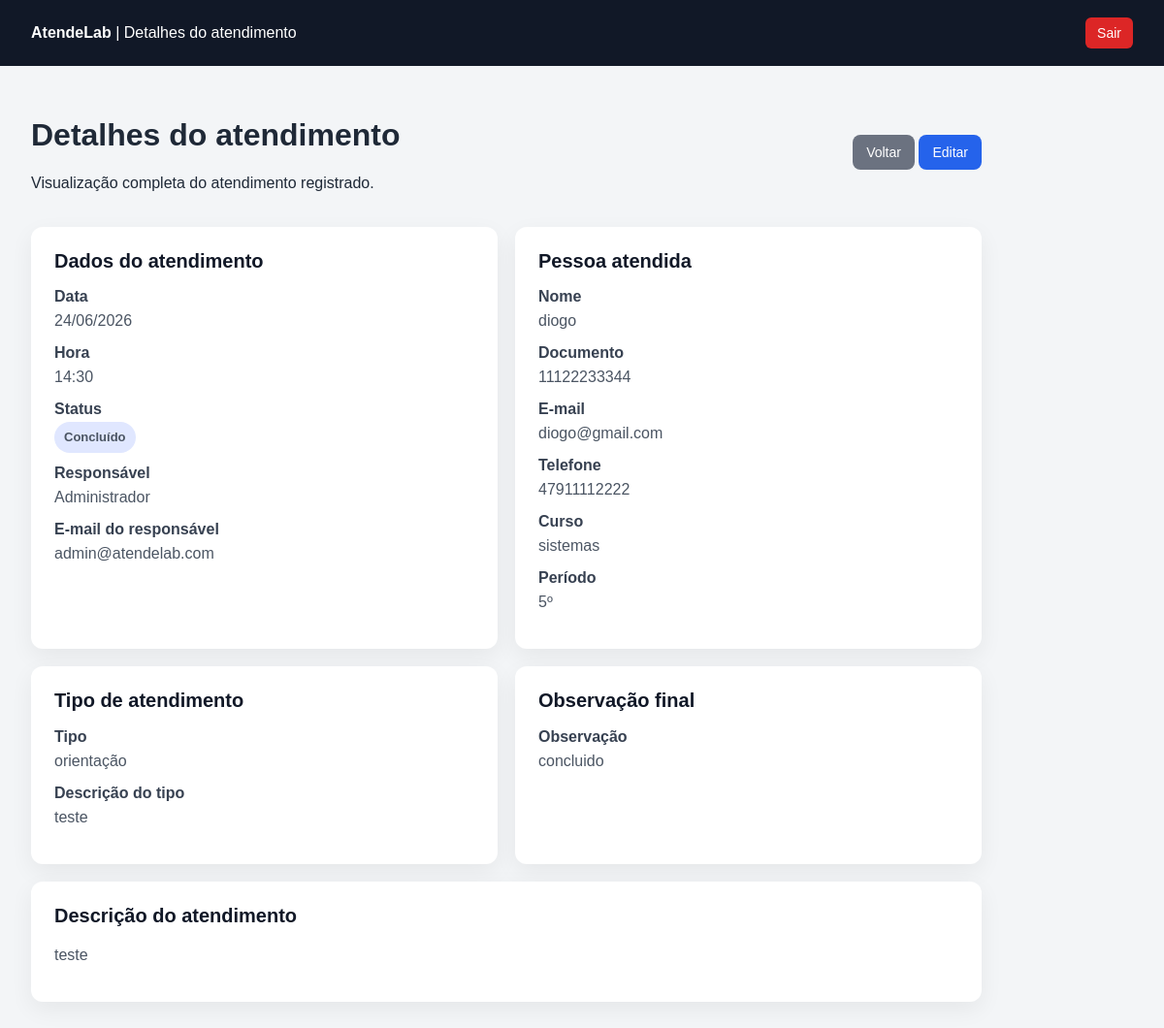
The app's page /atendimentos/visualizar.php?id=3 (signed in) with its own data.
### tables this page shows
CREATE TABLE `atendimentos` (
  `id` int(11) NOT NULL,
  `pessoa_id` int(11) NOT NULL,
  `tipo_atendimento_id` int(11) NOT NULL,
  `usuario_id` int(11) NOT NULL,
  `data_atendimento` date NOT NULL,
  `hora_atendimento` time NOT NULL,
  `descricao` text NOT NULL,
  `observacao` text DEFAULT NULL,
  `status` enum('aberto','em_andamento','concluido') DEFAULT 'aberto',
  `criado_em` timestamp NOT NULL DEFAULT current_timestamp(),
  `horario_atendimento` time DEFAULT NULL,
  `observacao_final` text DEFAULT NULL,
  `atualizado_em` timestamp NOT NULL DEFAULT current_timestamp() ON UPDATE current_timestamp()
);

CREATE TABLE `usuarios` (
  `id` int(11) NOT NULL,
  `nome` varchar(100) NOT NULL,
  `email` varchar(100) NOT NULL,
  `senha` varchar(255) NOT NULL,
  `perfil` enum('admin','aluno','atendente') DEFAULT 'atendente',
  `status` enum('ativo','inativo') DEFAULT 'ativo',
  `criado_em` timestamp NOT NULL DEFAULT current_timestamp(),
  `atualizado_em` timestamp NOT NULL DEFAULT current_timestamp() ON UPDATE current_timestamp()
);

CREATE TABLE `pessoas` (
  `id` int(11) NOT NULL,
  `nome` varchar(150) NOT NULL,
  `documento` varchar(30) NOT NULL,
  `email` varchar(150) NOT NULL,
  `telefone` varchar(20) DEFAULT NULL,
  `curso` varchar(120) DEFAULT NULL,
  `periodo` varchar(20) DEFAULT NULL,
  `status` enum('ativo','inativo') DEFAULT 'ativo',
  `criado_em` timestamp NOT NULL DEFAULT current_timestamp(),
  `observacoes` text DEFAULT NULL,
  `atualizado_em` timestamp NOT NULL DEFAULT current_timestamp() ON UPDATE current_timestamp()
);

CREATE TABLE `tipos_atendimentos` (
  `id` int(11) NOT NULL,
  `nome` varchar(100) NOT NULL,
  `descricao` text DEFAULT NULL,
  `status` enum('ativo','inativo') DEFAULT 'ativo',
  `criado_em` timestamp NOT NULL DEFAULT current_timestamp(),
  `atualizado_em` timestamp NOT NULL DEFAULT current_timestamp() ON UPDATE current_timestamp()
);

### atendimentos/visualizar.php (the view, shortened to what this page needs)
<?php
require_once __DIR__ . '/../config/database.php';
$id = $_GET['id'] ?? null;
$sql = "SELECT
            atendimentos.*,
            pessoas.nome AS pessoa_nome,
            pessoas.documento AS pessoa_documento,
            pessoas.email AS pessoa_email,
            pessoas.telefone AS pessoa_telefone,
            pessoas.curso AS pessoa_curso,
            pessoas.periodo AS pessoa_periodo,
            tipos_atendimentos.nome AS tipo_nome,
            tipos_atendimentos.descricao AS tipo_descricao,
            usuarios.nome AS usuario_nome,
            usuarios.email AS usuario_email
        FROM atendimentos
        INNER JOIN pessoas ON atendimentos.pessoa_id = pessoas.id
        INNER JOIN tipos_atendimentos ON atendimentos.tipo_atendimento_id = tipos_atendimentos.id
        INNER JOIN usuarios ON atendimentos.usuario_id = usuarios.id
        WHERE atendimentos.id = :id
        LIMIT 1";
$stmt = $pdo->prepare($sql);
$stmt->bindParam(':id', $id);
$stmt->execute();
$atendimento = $stmt->fetch(PDO::FETCH_ASSOC);
function formatarStatus($status) {
    if ($status === 'concluido') {
        return 'Concluído';
    }
    return $status;
}
?>
<!DOCTYPE html>
<html lang="pt-br">
<head>
</head>
<body>
<header>
    <div>
        <strong>AtendeLab</strong>
        <span> | Detalhes do atendimento</span>
    </div>
    <a href="../logout.php">Sair</a>
</header>
<main>
    <div class="topo">
        <div>
            <h1>Detalhes do atendimento</h1>
            <p>Visualização completa do atendimento registrado.</p>
        </div>
        <div>
            <a class="btn btn-secundario" href="index.php">Voltar</a>
            <a class="btn" href="editar.php?id=<?php echo $atendimento['id']; ?>">Editar</a>
        </div>
    </div>
    <section class="grid">
        <div class="card">
            <h2>Dados do atendimento</h2>
            <div class="linha">
                <strong>Data</strong>
                <span><?php echo date('d/m/Y', strtotime($atendimento['data_atendimento'])); ?></span>
            </div>
            <div class="linha">
                <strong>Hora</strong>
                <span><?php echo substr($atendimento['hora_atendimento'], 0, 5); ?></span>
            </div>
            <div class="linha">
                <strong>Status</strong>
                <span class="status"><?php echo formatarStatus($atendimento['status']); ?></span>
            </div>
            <div class="linha">
                <strong>Responsável</strong>
                <span><?php echo htmlspecialchars($atendimento['usuario_nome']); ?></span>
            </div>
            <div class="linha">
                <strong>E-mail do responsável</strong>
                <span><?php echo htmlspecialchars($atendimento['usuario_email']); ?></span>
            </div>
        </div>
        <div class="card">
            <h2>Pessoa atendida</h2>
            <div class="linha">
                <strong>Nome</strong>
                <span><?php echo htmlspecialchars($atendimento['pessoa_nome']); ?></span>
            </div>
            <div class="linha">
                <strong>Documento</strong>
                <span><?php echo htmlspecialchars($atendimento['pessoa_documento']); ?></span>
            </div>
            <div class="linha">
                <strong>E-mail</strong>
                <span><?php echo htmlspecialchars($atendimento['pessoa_email']); ?></span>
            </div>
            <div class="linha">
                <strong>Telefone</strong>
                <span><?php echo htmlspecialchars($atendimento['pessoa_telefone']); ?></span>
            </div>
            <div class="linha">
                <strong>Curso</strong>
                <span><?php echo htmlspecialchars($atendimento['pessoa_curso']); ?></span>
            </div>
            <div class="linha">
                <strong>Período</strong>
                <span><?php echo htmlspecialchars($atendimento['pessoa_periodo']); ?></span>
            </div>
        </div>
        <div class="card">
            <h2>Tipo de atendimento</h2>
            <div class="linha">
                <strong>Tipo</strong>
                <span><?php echo htmlspecialchars($atendimento['tipo_nome']); ?></span>
            </div>
            <div class="linha">
                <strong>Descrição do tipo</strong>
                <p><?php echo htmlspecialchars($atendimento['tipo_descricao']); ?></p>
            </div>
        </div>
        <div class="card">
            <h2>Observação final</h2>
            <div class="linha">
                <strong>Observação</strong>
                <p>
                    <?php
                        echo $atendimento['observacao']
                            ? htmlspecialchars($atendimento['observacao'])
                            : 'Nenhuma observação final registrada.';
                    ?>
                </p>
            </div>
        </div>
        <div class="card card-full">
            <h2>Descrição do atendimento</h2>
            <div class="linha">
                <p><?php echo htmlspecialchars($atendimento['descricao']); ?></p>
            </div>
        </div>
    </section>
</main>
</body>
</html>

### atendimentos/visualizar.php (style rules this page uses)
body { margin: 0; font-family: Arial, sans-serif; background: #f3f5f7; color: #1f2937; }
header { background: #111827; color: #ffffff; padding: 18px 32px; display: flex; justify-content: space-between; align-items: center; }
header a { color: #ffffff; text-decoration: none; background: #dc2626; padding: 8px 12px; border-radius: 6px; font-size: 14px; }
main { padding: 32px; max-width: 980px; }
.topo { display: flex; justify-content: space-between; align-items: center; gap: 12px; margin-bottom: 20px; }
.btn { background: #2563eb; color: #ffffff; padding: 10px 14px; border-radius: 8px; text-decoration: none; border: none; cursor: pointer; font-size: 14px; display: inline-block; }
.btn-secundario { background: #6b7280; }
.grid { display: grid; grid-template-columns: 1fr 1fr; gap: 18px; }
.card { background: #ffffff; padding: 24px; border-radius: 12px; box-shadow: 0 8px 24px rgba(0, 0, 0, 0.06); }
.card-full { grid-column: 1 / -1; }
h2 { margin-top: 0; font-size: 20px; color: #111827; }
.linha { margin-bottom: 12px; }
.linha strong { display: block; color: #374151; margin-bottom: 4px; }
.linha span, .linha p { color: #4b5563; margin: 0; line-height: 1.5; }
.status { display: inline-block; padding: 6px 10px; border-radius: 999px; font-weight: bold; font-size: 13px; background: #e0e7ff; color: #3730a3; }

### records on screen
atendimentos: data_atendimento "24/06/2026", hora_atendimento "14:30", status "Concluído", usuario.nome "Administrador", usuario.email "admin@atendelab.com", pessoa.nome "diogo", pessoa.documento "11122233344", pessoa.email "diogo@gmail.com", pessoa.telefone "47911112222", pessoa.curso "sistemas", pessoa.periodo "5º", tipo_atendimento.nome "orientação", tipo_atendimento.descricao "teste", observacao "concluido", descricao "teste"
